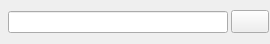
<?xml version="1.0" encoding="UTF-8"?>
<ui version="4.0">
 <class>GreeterLineEdit</class>
 <widget class="QWidget" name="GreeterLineEdit">
  <property name="geometry">
   <rect>
    <x>0</x>
    <y>0</y>
    <width>270</width>
    <height>44</height>
   </rect>
  </property>
  <property name="sizePolicy">
   <sizepolicy hsizetype="Maximum" vsizetype="Maximum">
    <horstretch>0</horstretch>
    <verstretch>0</verstretch>
   </sizepolicy>
  </property>
  <property name="minimumSize">
   <size>
    <width>130</width>
    <height>30</height>
   </size>
  </property>
  <property name="maximumSize">
   <size>
    <width>270</width>
    <height>44</height>
   </size>
  </property>
  <property name="windowTitle">
   <string>Form</string>
  </property>
  <property name="styleSheet">
   <string notr="true"/>
  </property>
  <layout class="QHBoxLayout" name="horizontalLayout">
   <property name="spacing">
    <number>1</number>
   </property>
   <property name="leftMargin">
    <number>8</number>
   </property>
   <property name="topMargin">
    <number>1</number>
   </property>
   <property name="rightMargin">
    <number>1</number>
   </property>
   <property name="bottomMargin">
    <number>1</number>
   </property>
   <item alignment="Qt::AlignVCenter">
    <widget class="QLineEdit" name="edit">
     <property name="styleSheet">
      <string notr="true"/>
     </property>
     <property name="maxLength">
      <number>32767</number>
     </property>
     <property name="echoMode">
      <enum>QLineEdit::Password</enum>
     </property>
    </widget>
   </item>
   <item>
    <widget class="QWidget" name="separator" native="true">
     <property name="sizePolicy">
      <sizepolicy hsizetype="Fixed" vsizetype="Fixed">
       <horstretch>0</horstretch>
       <verstretch>0</verstretch>
      </sizepolicy>
     </property>
     <property name="minimumSize">
      <size>
       <width>1</width>
       <height>16</height>
      </size>
     </property>
     <property name="maximumSize">
      <size>
       <width>1</width>
       <height>16</height>
      </size>
     </property>
     <property name="styleSheet">
      <string notr="true"/>
     </property>
    </widget>
   </item>
   <item alignment="Qt::AlignVCenter">
    <widget class="QToolButton" name="button">
     <property name="sizePolicy">
      <sizepolicy hsizetype="Fixed" vsizetype="Maximum">
       <horstretch>0</horstretch>
       <verstretch>0</verstretch>
      </sizepolicy>
     </property>
     <property name="minimumSize">
      <size>
       <width>38</width>
       <height>20</height>
      </size>
     </property>
     <property name="maximumSize">
      <size>
       <width>38</width>
       <height>38</height>
      </size>
     </property>
     <property name="focusPolicy">
      <enum>Qt::NoFocus</enum>
     </property>
     <property name="styleSheet">
      <string notr="true"/>
     </property>
     <property name="text">
      <string/>
     </property>
    </widget>
   </item>
  </layout>
 </widget>
 <resources/>
 <connections/>
</ui>
